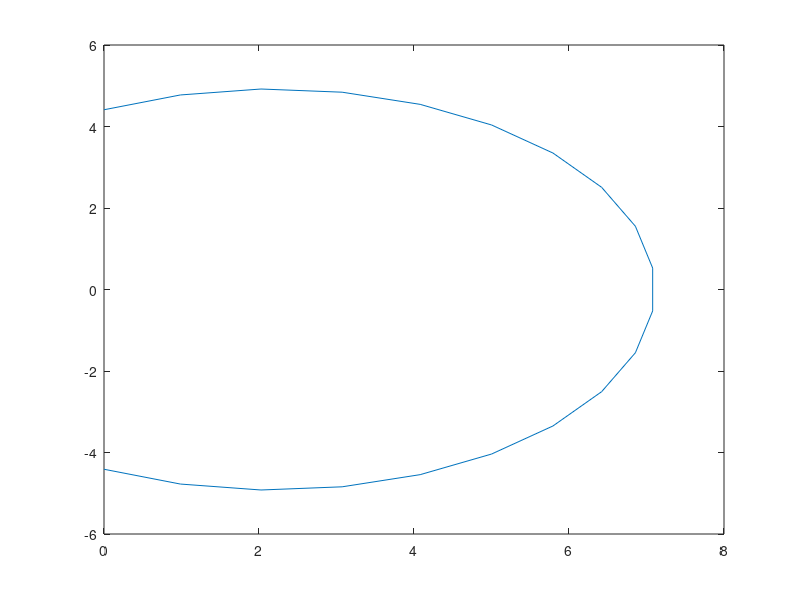

This figure's MATLAB source:
% visualize the time course
clear;
% figure(101);clf; hold on;

xy = load('TriSegAnim_normal.mat').xy;
% xy = [t, xm_lv, xm_sep,  xm_rv, ym, t_lv, t_sep,  t_rv]; % data structure
% format
slides = [1, 2];
t = xy(slides , 1);
xm_lv = xy(slides , 2);
xm_sep = xy(slides , 3);
xm_rv = xy(slides , 4);
ym = xy(slides ,5);

Vw_lv = 82; % cm3
Vw_sep = 41; % cm3
Vw_rv = 26; % cm3

% Calculation the wall thickness
VmInner = @(h, xm, ym) 1/6*pi*(xm + h).*(3*ym.^2 + (xm + h).^2);
VmOuter = @(h, xm, ym) 1/6*pi*(xm - h).*(3*ym.^2 + (xm - h).^2);
% this should be zero, as Vw = VmOUter - VmInner;
VwBalance = @(h, xm, ym, Vw) -VmOuter(h, xm, ym) + VmInner(h, xm, ym) - Vw; 
i = 1;
for i = 1:length(xm_lv)
    h_lv(i) = fzero(@(h)VwBalance(h, xm_lv(i), ym(i), Vw_lv),  [-10 10]);
    h_sep(i) = fzero(@(h)VwBalance(h, xm_sep(i), ym(i), Vw_lv),  [-10 10]);
    h_rv(i) = fzero(@(h)VwBalance(h, xm_rv(i), ym(i), Vw_lv),  [-10 10]);
end

% %add up to the thicknesses
% % inner lining
% xm_lv = xm_lv + h_lv;
% xm_sep = xm_sep - h_sep;
% xm_rv = xm_rv - h_rv;
% % ym = ym - h_lv;
% ym_lv = ym - h_lv;
% ym_sep = ym;
% ym_rv = ym - h_rv;

% outer lining
xm_lv = xm_lv - h_lv;
xm_sep = xm_sep + h_sep;
xm_rv = xm_rv + h_rv;
ym_lv = ym + h_lv;
ym_sep = ym;
ym_rv = ym + h_rv;


Cm_lv=2*xm_lv./max(xm_lv.^2 + ym_lv.^2, 1e-6);
Cm_sep=2*xm_sep./max(xm_sep.^2 + ym_sep.^2, 1e-6);
Cm_rv=2*xm_rv./max(xm_rv.^2 + ym_rv.^2, 1e-6);

R_lv = 1./Cm_lv;
R_sep = 1./Cm_sep;
R_rv = 1./Cm_rv;

x0_lv = xm_lv - R_lv;
x0_sep = xm_sep - R_sep;
x0_rv = xm_rv - R_rv;

a_lv = atan2(ym_lv, x0_lv);
a_sep = atan2(ym_sep, -x0_sep);
a_rv = atan2(ym_rv, -x0_rv);

a_start_lv = 0*pi/2 - a_lv;
a_stop_lv = 0*pi/2 + a_lv;

a_start_sep = 0*pi/2 -a_sep;
a_stop_sep = 0*pi/2 + a_sep;

a_start_rv = 0*pi/2 -a_rv;
a_stop_rv = 0*pi/2 + a_rv;

plotArc = @(x0, radius,arc)  [radius.*cos(arc) + x0;  radius.*sin(arc)]; 

for i = 1:length(t)

    arc_lv = linspace(a_start_lv(i), a_stop_lv(i), 20);
    xy_lv = plotArc(x0_lv(i), R_lv(i), arc_lv);
    plot(xy_lv(1, :), xy_lv(2, :))
    
    arc_sep = linspace(a_start_sep(i), a_stop_sep(i), 20);
    xy_sep = plotArc(x0_sep(i), R_sep(i), arc_sep);
    plot(xy_sep(1, :), xy_sep(2, :))
    
    arc_rv = linspace(a_start_rv(i), a_stop_rv(i), 20);
    xy_rv = plotArc(x0_rv(i), R_rv(i), arc_rv);
    plot(xy_rv(1, :), xy_rv(2, :))

end